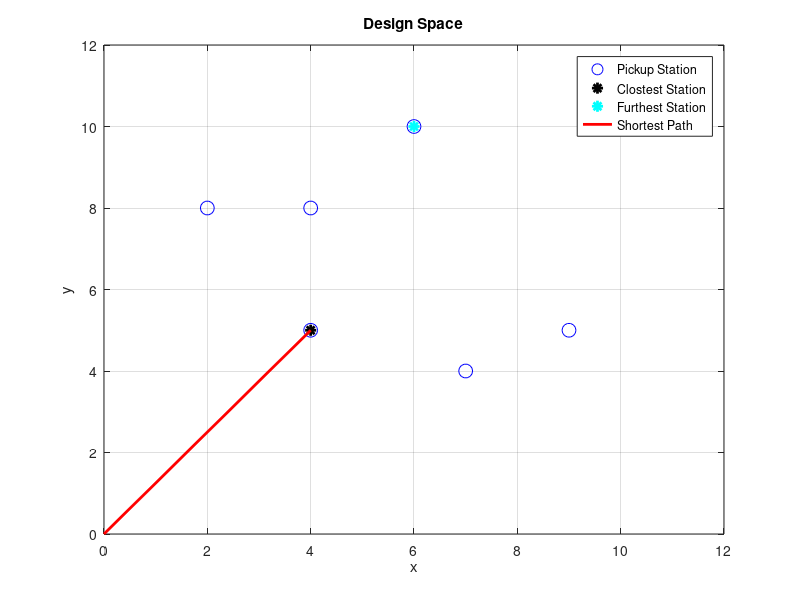

The MATLAB source for this figure:
% Let us define a design space of 10x10 co-ordinate space for our problem to carry out a DoE
% Our starting point is the origin
% We have 6 pickup stations randomly distributed in our design space

D_S=randi(10,6,2);

X=D_S(:,1);
Y=D_S(:,2);

% Plot
plot(X,Y,'bo','MarkerSize',10);
grid on
title('Design Space');
xlabel('x');
ylabel('y');
xlim([0 12]);
ylim([0 12]);

% Minimun distance between the starting point and pickup stations
d=sqrt(D_S(:,1).^2+D_S(:,2).^2)

% Find the closest and furthest station for pickup
[minDistance,indexOfMin] = min(d);
closestX = X(indexOfMin);
closestY = Y(indexOfMin);
hold on;
[maxDistance,indexOfMax] = max(d);
furthestX = X(indexOfMax);
furthestY = Y(indexOfMax);

% Highlight the closest station
plot(closestX,closestY,'k*','MarkerSize',8,'LineWidth',2);
% Highlight the furthest station
plot(furthestX,furthestY,'c*','MarkerSize',8,'LineWidth',2);

% Draw a line from starting point to the first station for pickup
line([0,closestX],[0,closestY],'LineWidth',2,'Color','r');
legend('Pickup Station','Clostest Station','Furthest Station','Shortest Path');